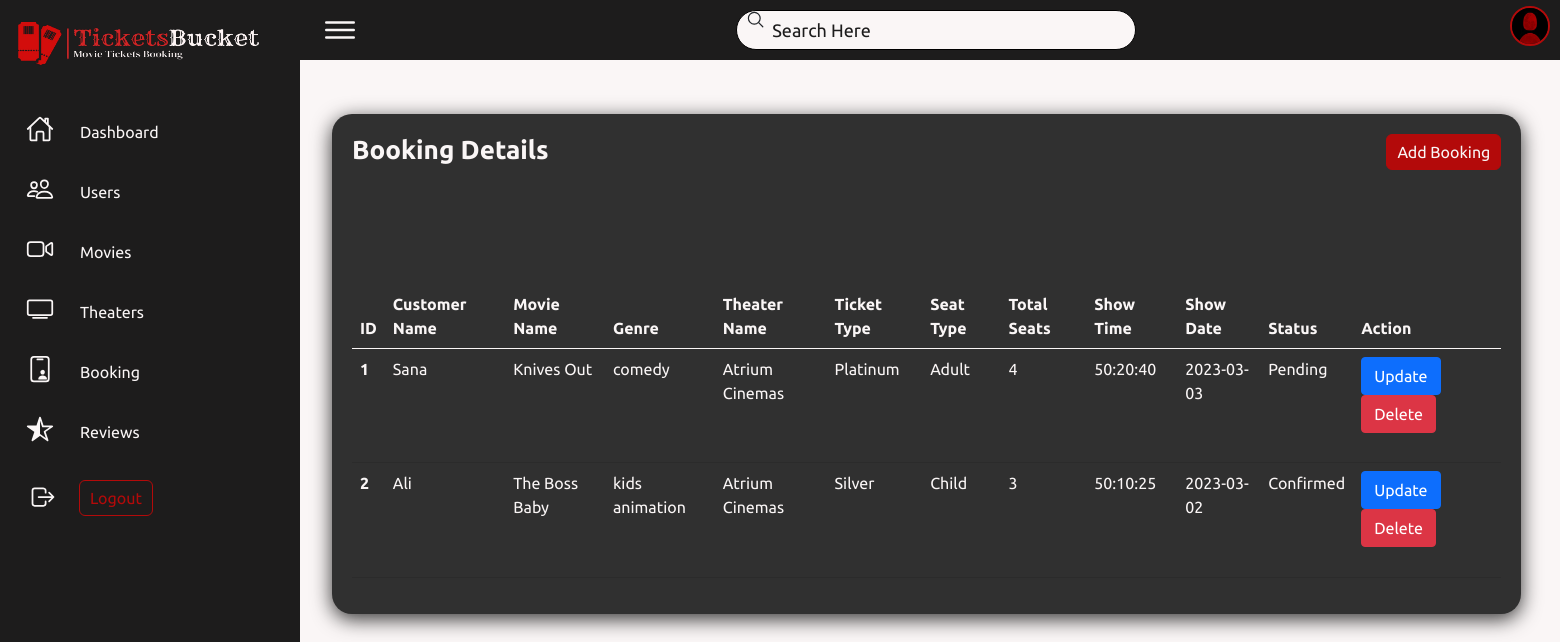
/AdminPanel/Pages/booking.php, run on the app's committed database.
### tables this page shows
CREATE TABLE `booking` (
  `booking-id` int(11) NOT NULL,
  `customer-name` varchar(255) NOT NULL,
  `movie-id` int(11) NOT NULL,
  `movieTitle` varchar(255) NOT NULL,
  `genre-type` varchar(255) NOT NULL,
  `theater-name` varchar(255) NOT NULL,
  `ticket-type` varchar(255) NOT NULL,
  `seat-type` varchar(50) NOT NULL,
  `Total-seat` varchar(255) NOT NULL,
  `show-time` time NOT NULL,
  `show-date` date NOT NULL,
  `status` varchar(255) NOT NULL
);

### AdminPanel/Pages/booking.php (the view, shortened to what this page needs)
<?php
include("Config.php");
?>
<!DOCTYPE html>
<html lang="en">
<head>
    <link rel="stylesheet" href="../assets/css/bootstrap-5.0.2-dist/css/bootstrap.min.css">
    <link rel="stylesheet" href="../assets/css/movie.css">
    <link rel="stylesheet" href="https://cdnjs.cloudflare.com/ajax/libs/font-awesome/6.3.0/css/all.min.css">
</head>
<body>
<div class="container1">
    <div class="row">
        <div class="col-sm-12">
        <div class="navigation">
        <ul>
        <li>
            <a href="#">
                <span class="icon">
                    <img src="../assets/images/mylogo (2).png" alt="" class="ion-icon">
                </span>
            </a>
        </li>
        <li>
           <a href="../index.php">
                <span class="icon">
                  <ion-icon name="home-outline"></ion-icon>
                </span>
                <span class="title" style="margin-top:20px;margin-left: 10px;">Dashboard</span>
            </a>
        </li>
        <li>
           <a href="Users.php">
                <span class="icon">
                <ion-icon name="people-outline"></ion-icon>
                </span>
                <span class="title" style="margin-top:20px;margin-left: 10px;">Users</span>
            </a>
        </li>
        <li>
           <a href="Movies.php">
                <span class="icon">
                     <ion-icon name="videocam-outline"></ion-icon>
                </span>
                <span class="title" style="margin-top:20px;margin-left: 10px;">Movies</span>
            </a>
        </li>
        <li>
           <a href="Theaters.php">
                <span class="icon">
                <ion-icon name="tv-outline"></ion-icon>
                </span>
                <span class="title" style="margin-top:20px;margin-left: 10px;">Theaters</span>
            </a>
        </li>
        <li>
           <a href="booking.php">
                <span class="icon">
                <ion-icon name="id-card-outline"></ion-icon>
                </span>
                <span class="title" style="margin-top:20px;margin-left: 10px;">Booking</span>
            </a>
        </li>
        <li>
           <a href="reviews.php">
                <span class="icon">
                <ion-icon name="star-half-outline"></ion-icon>
                </span>
                <span class="title" style="margin-top:20px;margin-left: 10px;">Reviews</span>
            </a>
        </li>
        <li>
           <a href="#">
                <span class="icon" style="margin-top:8px;margin-left:3px;">
                <ion-icon name="log-out-outline"></ion-icon>
                </span>
                <form action="" method="post" style="margin-top:20px;margin-left: 6px;">
                   <button class="title "id="LgBtn" name="logout" type="submit" style=" padding: 5px 10px;
                    background: transparent; color: var(--dark_red); text-decoration: none;
                     border-radius: 6px;border:1px solid var(--dark_red);">Logout</button>
                </form>
            </a>
        </li>
        </ul>
        </div>
        </div>
    </div>
    <div class="main">
        <div class="row">
            <div class="col-sm-12">
            <div class="topbar">
            <div class="toggle">
               <ion-icon name="menu-outline"></ion-icon>
            </div>
            <div class="search">
                <label>
                    <input type="text" placeholder="Search Here">
                    <ion-icon name="search-outline"></ion-icon>
                </label>
            </div>
               <div>
                   <h6 style="color:white;"><?php echo $_SESSION['full_name']; ?> &nbsp;&nbsp;<img
                   class="admin" src="../assets/images/admin.dp.png" alt=""></h6>
               </div>
        </div><br>
            </div>
        </div>
     <div class="container-fluid">
        <div class="row">
            <div class="col-sm-12">
            <div class="details">
          <div class="userData">
              <div class="cardHeader">
                  <h3 class="userHd">Booking Details</h3>
                       <button type="submit" class="Addbtn" name="fetch">Add Booking</button>
              </div><br>
             <table class="table">
                <thead>
                    <tr>
                        <th>ID</th>
                        <th>Customer Name</th>
                        <th>Movie Name</th>
                        <th>Genre</th>
                        <th>Theater Name</th>
                        <th>Ticket Type</th>
                        <th>Seat Type</th>
                        <th>Total Seats</th>
                        <th>Show Time</th>
                        <th>Show Date</th>
                        <th>Status</th>
                        <th>Action</th>
                    </tr>
                </thead>
                <tbody>
                <?php
          $data = mysqli_query($conn,"SELECT * from booking");
          while ($booking_data = mysqli_fetch_array($data)){
            ?>
            <tr>
              <th><?php echo $booking_data["booking-id"] ?></th>
              <td><?php echo $booking_data["customer-name"] ?></td>
              <td><?php echo $booking_data["movieTitle"] ?></td>
              <td><?php echo $booking_data["genre-type"] ?></td>
              <td><?php echo $booking_data["theater-name"] ?></td>
              <td><?php echo $booking_data["ticket-type"] ?></td>
              <td><?php echo $booking_data["seat-type"] ?></td>
              <td><?php echo $booking_data["Total-seat"] ?></td>
              <td><?php echo $booking_data["show-time"] ?></td>
              <td><?php echo $booking_data["show-date"] ?></td>
              <td><?php echo $booking_data["status"] ?></td>
              <td><button class="btn btn-primary"><a href="update.php?id=<?php echo  $booking_data["booking-id"] ?>"
               class="text-white text-decoration-none"> Update</a></button>&nbsp;
               <button class="btn btn-danger"><a href="delete.php?id=<?php echo  $booking_data["booking-id"] ?>"
               class="text-white text-decoration-none"> Delete</a></button></td>
            </tr>
        <?php  } ?>
                </tbody>
             </table>
          </div>
       </div>
            </div>
        </div>
     </div>
    </div>
</div>
</body>
</html>

### AdminPanel/assets/css/movie.css (style rules this page uses)
* { font-family: 'Ubuntu', sans-serif; margin: 0; padding: 0; box-sizing: border-box; }
:root { --dark_red: rgb(179, 10, 10); --light_red:rgb(234, 0, 0); --light_black: rgb(29, 28, 28); --white: #faf6f6; --light: #ffe2e2 ; --dark_black:rgb(0, 0, 0); }
body { min-height: 100vh; overflow-x: hidden; background: var(--white); }
.container1 { position: relative; width: 100%; }
.navigation { position: fixed; width: 300px; height: 100%; background: var(--light_black); border-left: 10px solid var(--light_black); transition: 0.5s; overflow: hidden; }
.navigation ul { position: absolute; top: 0; left: 0; width: 100%; padding-left: 0; }
.navigation ul li { position: relative; width: 100%; list-style: none; border-top-left-radius: 30px; border-bottom-left-radius: 30px; }
.navigation ul li:nth-child(1) { margin-bottom: 40px; pointer-events: none; }
.navigation ul li a { position: relative; display: block; width: 100%; display: flex; text-decoration: none; color: var(--white); }
.navigation ul li a .icon { position: relative; display: block; min-width: 60px; height: 60px; line-height: 75px; text-align: center; }
.navigation ul li a .icon ion-icon { font-size: 1.75rem; }
.navigation ul li a .icon .ion-icon { width: 115%; height: 110%; margin-top: 10px; overflow: hidden; cursor: pointer; }
.main { position: absolute; width: calc(100% - 300px); left: 300px; min-height: 100vh; background: var(--white); transition: 0.5s; }
.topbar { width: 100%; height: 60px; display: flex; justify-content: space-between; align-items: center; padding: 0 10px; background: var(--light_black); }
.toggle { position: relative; width: 60px; height: 60px; display: flex; justify-content: center; align-items: center; font-size: 2.5rem; cursor: pointer; color: var(--white); }
.search { position: relative; width: 400px; margin: 0 10px; }
.search label { position: relative; width: 100%; }
.search label input { width: 100%; height: 40px; border-radius: 40px; padding: 5px 20px; padding-left: 35px; font-size: 18px; background: var(--white); outline: none; border: 1px solid var(--dark_black); }
.search label input::placeholder { color: var(--light_black); }
.search label ion-icon { position: absolute; top: 0; left: 10px; font-size: 1.2rem; }
.admin { position: relative; width: 40px; height: 40px; border: 2px solid var(--dark_red); border-radius: 50%; overflow: hidden; cursor: pointer; }
.details { position: relative; width: 150%; padding: 20px; display: grid; grid-template-columns: 2fr 1fr; grid-gap:30px; margin-top: 10px; }
.details .userData { position: relative; display: grid; min-height: 500px; background:rgb(48, 48, 48); padding: 20px; box-shadow: 0 5px 20px rgba(0, 0, 0, 0.8); border-radius: 20px; }
.details .cardHeader { display: flex; justify-content: space-between; align-items: flex-start; }
.cardHeader .userHd { font-weight: 600; font-size:26px; color: var(--white); }
.cardHeader .Addbtn { position: relative; padding: 5px 10px; background: var(--dark_red); color: var(--white); text-decoration: none; border-radius: 6px; border: 1px solid var(--dark_red); }
.details table { width: 100%; border-collapse:collapse; }
.details table tbody td { font-size: 16px; }
.details .userData table tr { color: var(--white); border-bottom: 1px solid rgba(0, 0, 0, 0.1); }

### data on the page
booking: value "1", value "Sana", movieTitle "Knives Out", value "comedy", value "Atrium Cinemas", value "Platinum", value "Adult", value "4", value "50:20:40", value "2023-03-03", status "Pending"
booking: value "2", value "Ali", movieTitle "The Boss Baby", value "kids animation", value "Atrium Cinemas", value "Silver", value "Child", value "3", value "50:10:25", value "2023-03-02", status "Confirmed"
